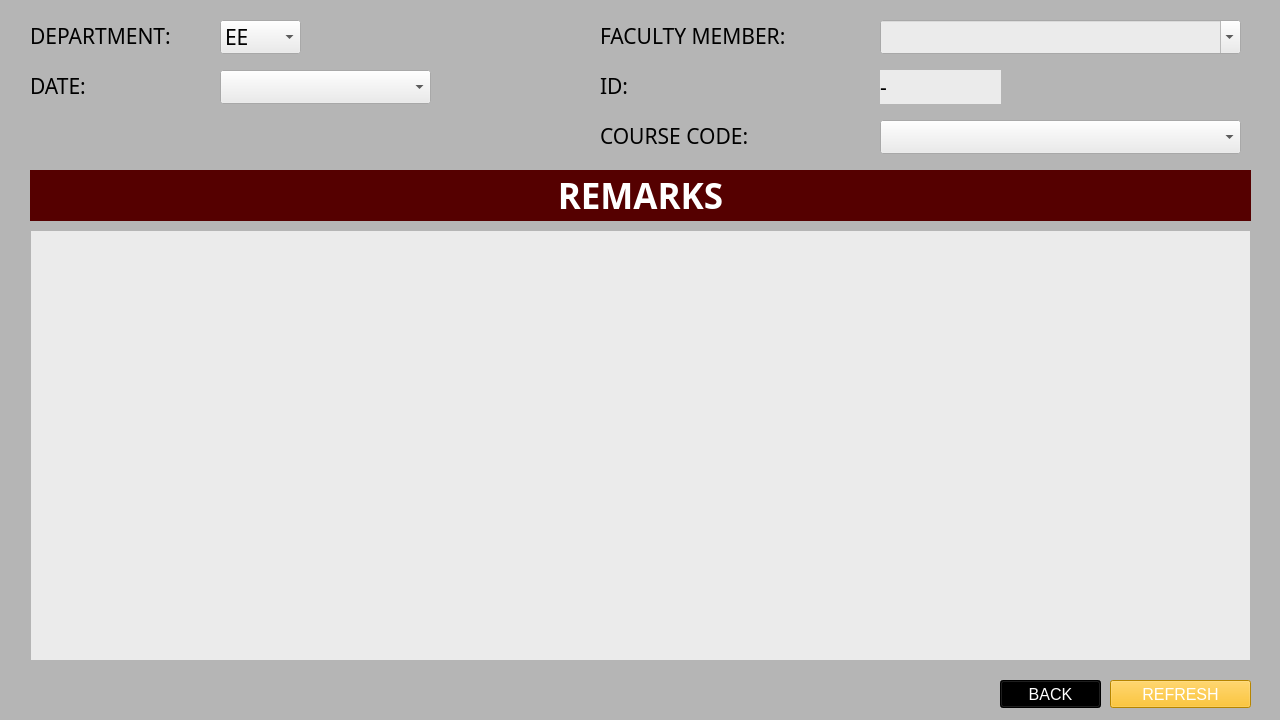
<?xml version="1.0" encoding="UTF-8"?>
<ui version="4.0">
 <class>MainWindow</class>
 <widget class="QMainWindow" name="MainWindow">
  <property name="geometry">
   <rect>
    <x>0</x>
    <y>0</y>
    <width>1280</width>
    <height>720</height>
   </rect>
  </property>
  <property name="sizePolicy">
   <sizepolicy hsizetype="Fixed" vsizetype="Fixed">
    <horstretch>0</horstretch>
    <verstretch>0</verstretch>
   </sizepolicy>
  </property>
  <property name="font">
   <font>
    <pointsize>10</pointsize>
   </font>
  </property>
  <property name="windowTitle">
   <string>STUDENT</string>
  </property>
  <property name="windowIcon">
   <iconset>
    <normaloff>icons8_Book_50px.png</normaloff>icons8_Book_50px.png</iconset>
  </property>
  <property name="windowOpacity">
   <double>1.000000000000000</double>
  </property>
  <property name="layoutDirection">
   <enum>Qt::LeftToRight</enum>
  </property>
  <property name="autoFillBackground">
   <bool>false</bool>
  </property>
  <property name="styleSheet">
   <string notr="true">background-color: rgb(181, 181, 181);</string>
  </property>
  <property name="toolButtonStyle">
   <enum>Qt::ToolButtonTextUnderIcon</enum>
  </property>
  <widget class="QWidget" name="centralwidget">
   <widget class="QComboBox" name="comboBoxDepartment">
    <property name="geometry">
     <rect>
      <x>220</x>
      <y>20</y>
      <width>81</width>
      <height>34</height>
     </rect>
    </property>
    <property name="font">
     <font>
      <family>Century Gothic</family>
      <pointsize>16</pointsize>
     </font>
    </property>
    <property name="styleSheet">
     <string notr="true">background-color: rgb(235, 235, 235);
</string>
    </property>
    <property name="editable">
     <bool>false</bool>
    </property>
    <item>
     <property name="text">
      <string>EE</string>
     </property>
    </item>
    <item>
     <property name="text">
      <string>ECE</string>
     </property>
    </item>
    <item>
     <property name="text">
      <string>CPE</string>
     </property>
    </item>
   </widget>
   <widget class="QLabel" name="label">
    <property name="geometry">
     <rect>
      <x>30</x>
      <y>20</y>
      <width>181</width>
      <height>31</height>
     </rect>
    </property>
    <property name="font">
     <font>
      <family>Century Gothic</family>
      <pointsize>16</pointsize>
     </font>
    </property>
    <property name="text">
     <string>DEPARTMENT:</string>
    </property>
   </widget>
   <widget class="QLabel" name="label_2">
    <property name="geometry">
     <rect>
      <x>30</x>
      <y>70</y>
      <width>91</width>
      <height>31</height>
     </rect>
    </property>
    <property name="font">
     <font>
      <family>Century Gothic</family>
      <pointsize>16</pointsize>
     </font>
    </property>
    <property name="text">
     <string>DATE:</string>
    </property>
    <property name="wordWrap">
     <bool>false</bool>
    </property>
   </widget>
   <widget class="QComboBox" name="comboBoxDate">
    <property name="geometry">
     <rect>
      <x>220</x>
      <y>70</y>
      <width>211</width>
      <height>34</height>
     </rect>
    </property>
    <property name="font">
     <font>
      <family>Century Gothic</family>
      <pointsize>16</pointsize>
     </font>
    </property>
    <property name="styleSheet">
     <string notr="true">background-color: rgb(235, 235, 235);
</string>
    </property>
    <property name="insertPolicy">
     <enum>QComboBox::InsertAtBottom</enum>
    </property>
    <property name="frame">
     <bool>true</bool>
    </property>
   </widget>
   <widget class="QLabel" name="label_3">
    <property name="geometry">
     <rect>
      <x>600</x>
      <y>20</y>
      <width>241</width>
      <height>31</height>
     </rect>
    </property>
    <property name="font">
     <font>
      <family>Century Gothic</family>
      <pointsize>16</pointsize>
     </font>
    </property>
    <property name="text">
     <string>FACULTY MEMBER:</string>
    </property>
    <property name="wordWrap">
     <bool>false</bool>
    </property>
   </widget>
   <widget class="QComboBox" name="comboBoxFacultyMember">
    <property name="geometry">
     <rect>
      <x>880</x>
      <y>20</y>
      <width>361</width>
      <height>34</height>
     </rect>
    </property>
    <property name="font">
     <font>
      <family>Century Gothic</family>
      <pointsize>16</pointsize>
     </font>
    </property>
    <property name="styleSheet">
     <string notr="true">background-color: rgb(235, 235, 235);
</string>
    </property>
    <property name="editable">
     <bool>true</bool>
    </property>
    <property name="insertPolicy">
     <enum>QComboBox::NoInsert</enum>
    </property>
    <property name="duplicatesEnabled">
     <bool>false</bool>
    </property>
    <property name="frame">
     <bool>true</bool>
    </property>
   </widget>
   <widget class="QLabel" name="label_4">
    <property name="geometry">
     <rect>
      <x>600</x>
      <y>120</y>
      <width>221</width>
      <height>31</height>
     </rect>
    </property>
    <property name="font">
     <font>
      <family>Century Gothic</family>
      <pointsize>16</pointsize>
     </font>
    </property>
    <property name="text">
     <string>COURSE CODE:</string>
    </property>
    <property name="wordWrap">
     <bool>false</bool>
    </property>
   </widget>
   <widget class="QComboBox" name="comboBoxCourseCode">
    <property name="geometry">
     <rect>
      <x>880</x>
      <y>120</y>
      <width>361</width>
      <height>34</height>
     </rect>
    </property>
    <property name="font">
     <font>
      <family>Century Gothic</family>
      <pointsize>16</pointsize>
     </font>
    </property>
    <property name="styleSheet">
     <string notr="true">background-color: rgb(235, 235, 235);
</string>
    </property>
    <property name="insertPolicy">
     <enum>QComboBox::InsertAtTop</enum>
    </property>
    <property name="frame">
     <bool>true</bool>
    </property>
   </widget>
   <widget class="QLabel" name="label_5">
    <property name="geometry">
     <rect>
      <x>30</x>
      <y>170</y>
      <width>1221</width>
      <height>51</height>
     </rect>
    </property>
    <property name="font">
     <font>
      <family>Century Gothic</family>
      <pointsize>26</pointsize>
      <weight>75</weight>
      <bold>true</bold>
     </font>
    </property>
    <property name="styleSheet">
     <string notr="true">background-color: rgb(85, 0, 0);
color: rgb(255, 255, 255);</string>
    </property>
    <property name="text">
     <string>REMARKS</string>
    </property>
    <property name="alignment">
     <set>Qt::AlignCenter</set>
    </property>
    <property name="wordWrap">
     <bool>false</bool>
    </property>
   </widget>
   <widget class="QPlainTextEdit" name="plainTextEditRemarks">
    <property name="geometry">
     <rect>
      <x>30</x>
      <y>230</y>
      <width>1221</width>
      <height>431</height>
     </rect>
    </property>
    <property name="font">
     <font>
      <family>Century Gothic</family>
      <pointsize>36</pointsize>
     </font>
    </property>
    <property name="autoFillBackground">
     <bool>false</bool>
    </property>
    <property name="styleSheet">
     <string notr="true">background-color: rgb(235, 235, 235);
</string>
    </property>
    <property name="readOnly">
     <bool>true</bool>
    </property>
   </widget>
   <widget class="QPushButton" name="pushButtonBack">
    <property name="geometry">
     <rect>
      <x>1000</x>
      <y>680</y>
      <width>101</width>
      <height>28</height>
     </rect>
    </property>
    <property name="font">
     <font>
      <pointsize>12</pointsize>
     </font>
    </property>
    <property name="styleSheet">
     <string notr="true">background-color: rgb(0, 0, 0);
color: rgb(255, 255, 255);</string>
    </property>
    <property name="text">
     <string>BACK</string>
    </property>
    <property name="icon">
     <iconset>
      <normaloff>icons8_Back_To_26px.png</normaloff>icons8_Back_To_26px.png</iconset>
    </property>
   </widget>
   <widget class="QLabel" name="label_6">
    <property name="geometry">
     <rect>
      <x>600</x>
      <y>70</y>
      <width>91</width>
      <height>31</height>
     </rect>
    </property>
    <property name="font">
     <font>
      <family>Century Gothic</family>
      <pointsize>16</pointsize>
     </font>
    </property>
    <property name="text">
     <string>ID:</string>
    </property>
    <property name="wordWrap">
     <bool>false</bool>
    </property>
   </widget>
   <widget class="QLabel" name="labelID">
    <property name="geometry">
     <rect>
      <x>880</x>
      <y>70</y>
      <width>121</width>
      <height>34</height>
     </rect>
    </property>
    <property name="font">
     <font>
      <family>Century Gothic</family>
      <pointsize>16</pointsize>
     </font>
    </property>
    <property name="styleSheet">
     <string notr="true">background-color: rgb(235, 235, 235);</string>
    </property>
    <property name="text">
     <string>-</string>
    </property>
    <property name="wordWrap">
     <bool>false</bool>
    </property>
   </widget>
   <widget class="QPushButton" name="pushButtonRefresh">
    <property name="geometry">
     <rect>
      <x>1110</x>
      <y>680</y>
      <width>141</width>
      <height>28</height>
     </rect>
    </property>
    <property name="font">
     <font>
      <pointsize>12</pointsize>
     </font>
    </property>
    <property name="styleSheet">
     <string notr="true">background-color: rgb(255, 186, 0);
color: rgb(255, 255, 255);</string>
    </property>
    <property name="text">
     <string>REFRESH</string>
    </property>
    <property name="icon">
     <iconset>
      <normaloff>icons8_Refresh_26px.png</normaloff>icons8_Refresh_26px.png</iconset>
    </property>
    <property name="iconSize">
     <size>
      <width>23</width>
      <height>23</height>
     </size>
    </property>
   </widget>
  </widget>
 </widget>
 <resources>
  <include location="pictures.qrc"/>
 </resources>
 <connections/>
</ui>
